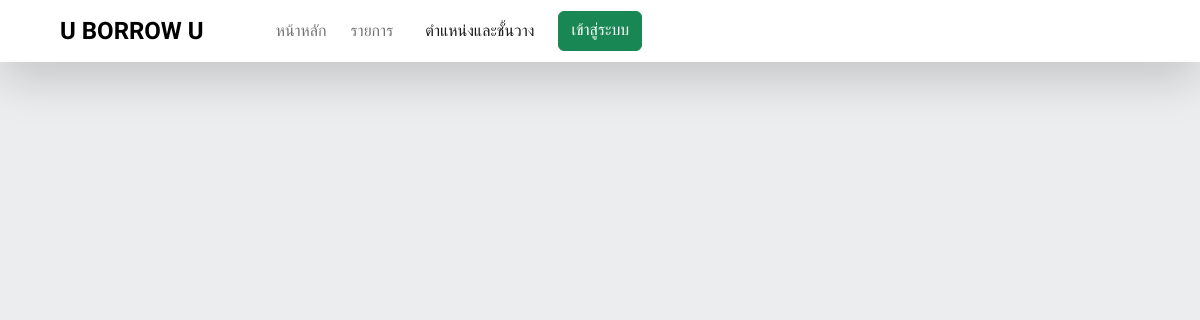
Page /user_position (signed in) on the earlier database version.
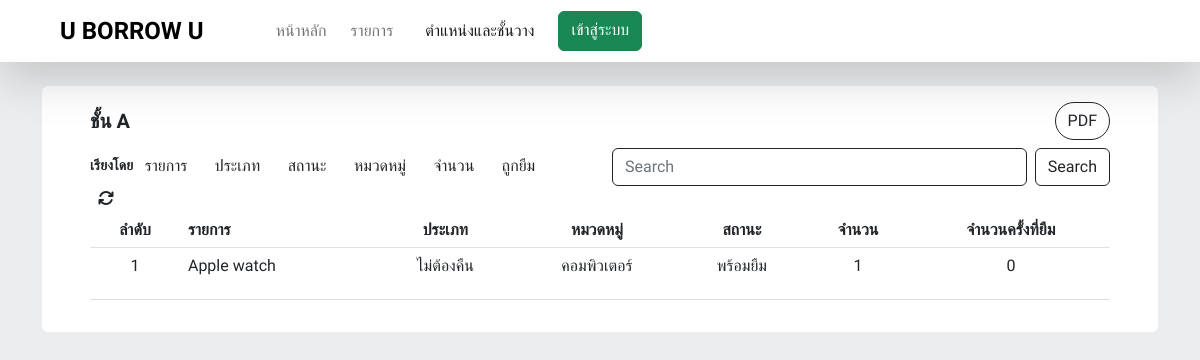
Same page on the later database version.
### myappstaff/models.py (models this page shows, shortened)
class SettingPosition(models.Model):
    nameposition = models.CharField(max_length=100, default="", blank=True)

class Add_Parcel(models.Model):
    name = models.CharField(max_length=200, default="", blank=True)
    nametype = models.CharField(max_length=200, choices = NAMETYPE, default="วัสดุ")
    nameposition = models.ForeignKey(SettingPosition, on_delete=models.CASCADE, default="", blank=True,  related_name="position_parcel")
    category = models.ForeignKey(CategoryType, on_delete=models.CASCADE, default="", blank=True,  related_name="category_parcel")
    status = models.ForeignKey(CategoryStatus, on_delete=models.CASCADE, default="", blank=True,  related_name="status_parcel")
    statustype = models.CharField(max_length=200, choices = STATUSTYPE, default="ไม่ต้องคืน")
    quantitytype = models.CharField(max_length=200, choices = QUANTITYTYPE, default="ต้องการระบุจำนวน")
    quantity = models.IntegerField(default= 1 )
    description = models.TextField(default="", blank=True)
    image = models.ImageField(upload_to='Parcel')
    date = models.DateTimeField(auto_now_add=True)
    borrow_count = models.PositiveIntegerField(default=0)

class CategoryType(models.Model):
    name_CategoryType = models.CharField(max_length=100, default="", blank=True)
    def __str__(self):
        return self.name_CategoryType

class CategoryStatus(models.Model):
    name_CategoryStatus = models.CharField(max_length=100, default="", blank=True)
    def __str__(self):
        return self.name_CategoryStatus

### myapp/views.py (the view)
# urls.py: path('user_position', views.user_position, name="user_position"),
def user_position(req):
    AllCartParcel_sum = CartParcel.objects.filter(user = req.user).aggregate(Sum('quantity'))
    AllCartDurabl_sum = CartDurable.objects.filter(user = req.user).aggregate(Sum('quantity'))
    TotalParcel = AllCartParcel_sum.get('quantity__sum') or 0
    TotalDurable = AllCartDurabl_sum.get('quantity__sum') or 0
    Total = TotalParcel + TotalDurable
    AllDurable = Add_Durable.objects.all()
    AllParcel = Add_Parcel.objects.all()
    AllPosition =  SettingPosition.objects.all()
    if 'sort' in req.GET:
        last_sort = req.GET.get('sort', 'default')
        if req.GET['sort'] == 'name':
            AllParcel = AllParcel.order_by('name')
            AllDurable = AllDurable.order_by('name')
        elif req.GET['sort'] == 'category':
            AllParcel = AllParcel.order_by('category')
            AllDurable = AllDurable.order_by('category')
        elif req.GET['sort'] == 'statustype':
            AllParcel = AllParcel.order_by('statustype')
            AllDurable = AllDurable.order_by('statustype')
        elif req.GET['sort'] == 'status':
            AllParcel = AllParcel.order_by('status')
            AllDurable = AllDurable.order_by('status')
        elif req.GET['sort'] == 'quantity':
            AllParcel = AllParcel.order_by('-quantity')
            AllDurable = AllDurable.order_by('-quantity')
        elif req.GET['sort'] == 'borrow_count':
            AllParcel = AllParcel.order_by('-borrow_count')
            AllDurable = AllDurable.order_by('-borrow_count')
        elif req.GET['sort'] == 'default':
            AllDurable = Add_Durable.objects.all()
            AllParcel = Add_Parcel.objects.all()
        else:
            last_sort = 'default'
            AllDurable = Add_Durable.objects.all()
            AllParcel = Add_Parcel.objects.all()
    else:
        last_sort = 'default'
        AllDurable = Add_Durable.objects.all()
        AllParcel = Add_Parcel.objects.all()
    search_query = ""
    if 'query' in req.GET:
        search_query = req.GET['query']
        AllParcel = AllParcel.filter(name__icontains=search_query)
        AllDurable = AllDurable.filter(name__icontains=search_query)
    items_position = {}
    for position in AllPosition:
        items_position[position] = []
    for AllParcel in AllParcel:
        items_position[AllParcel.nameposition].append(AllParcel)
    for AllDurable in AllDurable:
        items_position[AllDurable.nameposition].append(AllDurable)
    context ={
        'navbar' : 'user_position',
        "items_position": items_position,
        "AllPosition" : AllPosition,
        "Total" : Total,
        "search_query" : search_query,
        "last_sort" : last_sort,
    }
    return render(req, 'pages/user_position.html', context)

### myapp/template/pages/user_position.html
{% extends 'home.html' %}
{% block main %}
{% for position, items in items_position.items %}
<div class="container">
    <div class="bg-white rounded-2 mb-4 px-5 py-3">
        <div class="row no-gutters">
            <div class="col-md-12">
                <div class="product-details mr-2">
                    <div class="d-flex flex-row align-items-center justify-content-between">
                        <span class="ml-2 fw-bold fs-5">{{ position.nameposition }}</span>
                        <a href="{% url 'pdf_print_position' %}" class="btn btn-outline-dark rounded-pill">PDF</a>
                    </div>
                    <div class="d-flex row rounded-2 small fw-bold justify-content-between mt-2">
                        <div class="d-flex col-sm-12 col-md-12 col-lg-6">
                            <div class="align-items-center">
                                <span>เรียงโดย</span>
                                <a href="?sort=name" class="px-2 me-2 btn {% if last_sort == 'name' %}btn-dark{% else %}btn-outline-dark{% endif %} border-0 rounded-pill">รายการ</a>
                                <a href="?sort=statustype" class="px-2 me-2 btn {% if last_sort == 'statustype' %}btn-dark{% else %}btn-outline-dark{% endif %} border-0 rounded-pill">ประเภท</a>
                                <a href="?sort=status" class="px-2 me-2 btn {% if last_sort == 'status' %}btn-dark{% else %}btn-outline-dark{% endif %} border-0 rounded-pill">สถานะ</a>
                                <a href="?sort=category" class="px-2 me-2 btn {% if last_sort == 'category' %}btn-dark{% else %}btn-outline-dark{% endif %} border-0 rounded-pill">หมวดหมู่</a>
                                <a href="?sort=quantity" class="px-2 me-2 btn {% if last_sort == 'quantity' %}btn-dark{% else %}btn-outline-dark{% endif %} border-0 rounded-pill">จำนวน</a>
                                <a href="?sort=borrow_count" class="px-2 me-2 btn {% if last_sort == 'borrow_count' %}btn-dark{% else %}btn-outline-dark{% endif %} border-0 rounded-pill">ถูกยืม</a>
                                <a href="?sort=default" class="px-2 me-2 btn border-0 rounded-pill"><i class="fa fa-refresh" aria-hidden="true"></i></a>
                            </div>
                        </div>
                    <div class="col-sm-12 col-md-12 col-lg-6">
                        <form class="d-flex" role="search" action="">
                            <input class="form-control me-2 border-dark" type="search" placeholder="Search" aria-label="Search" name="query" id="query" value="{{search_query}}">
                            <button class="btn btn-outline-dark" type="submit">Search</button>
                        </form>
                    </div>
                </div>
                    <table class="table">
                        <thead>
                            <tr class="fw-bold">
                                <th class="text-center" scope="col">ลำดับ</th>
                                <th scope="col">รายการ</th>
                                <th class="text-center" scope="col">ประเภท</th>
                                <th class="text-center" scope="col">หมวดหมู่</th>
                                <th class="text-center" scope="col">สถานะ</th>
                                <th class="text-center" scope="col">จำนวน</th>
                                <th class="text-center" scope="col">จำนวนครั้งที่ยืม</th>
                            </tr>
                        </thead>
                        <tbody id="xTable">
                            {% for items in items %}
                            <tr class="qrow text-center card-body">
                                <td class="text-center">{{forloop.counter}}</td>
                                <td>
                                    <p class="text-start">{{ items.name }}</p>
                                </td>
                                <td>
                                    <p class="text-center">{{ items.statustype }}</p>
                                </td>
                                <td>
                                    <p class="text-center">{{ items.category }}</p>
                                </td>
                                <td>
                                    <p class="text-center">{{ items.status }}</p>
                                </td>
                                <td>
                                    <p class="text-center">{{ items.quantity }}</p>
                                </td>
                                <td>
                                    <p class="text-center">{{ items.borrow_count }}</p>
                                </td>
                            </tr>
                            {% endfor %}
                        </tbody>
                    </table>
                </div>
            </div>
        </div>
    </div>
</div>
{% endfor %}
{% endblock %}

Differences in the rows shown:
added SettingPosition: nameposition "ชั้น A"
added Add_Parcel: name "Apple watch", statustype "ไม่ต้องคืน", category "คอมพิวเตอร์", status "พร้อมยืม", quantity "1", borrow_count "0"
